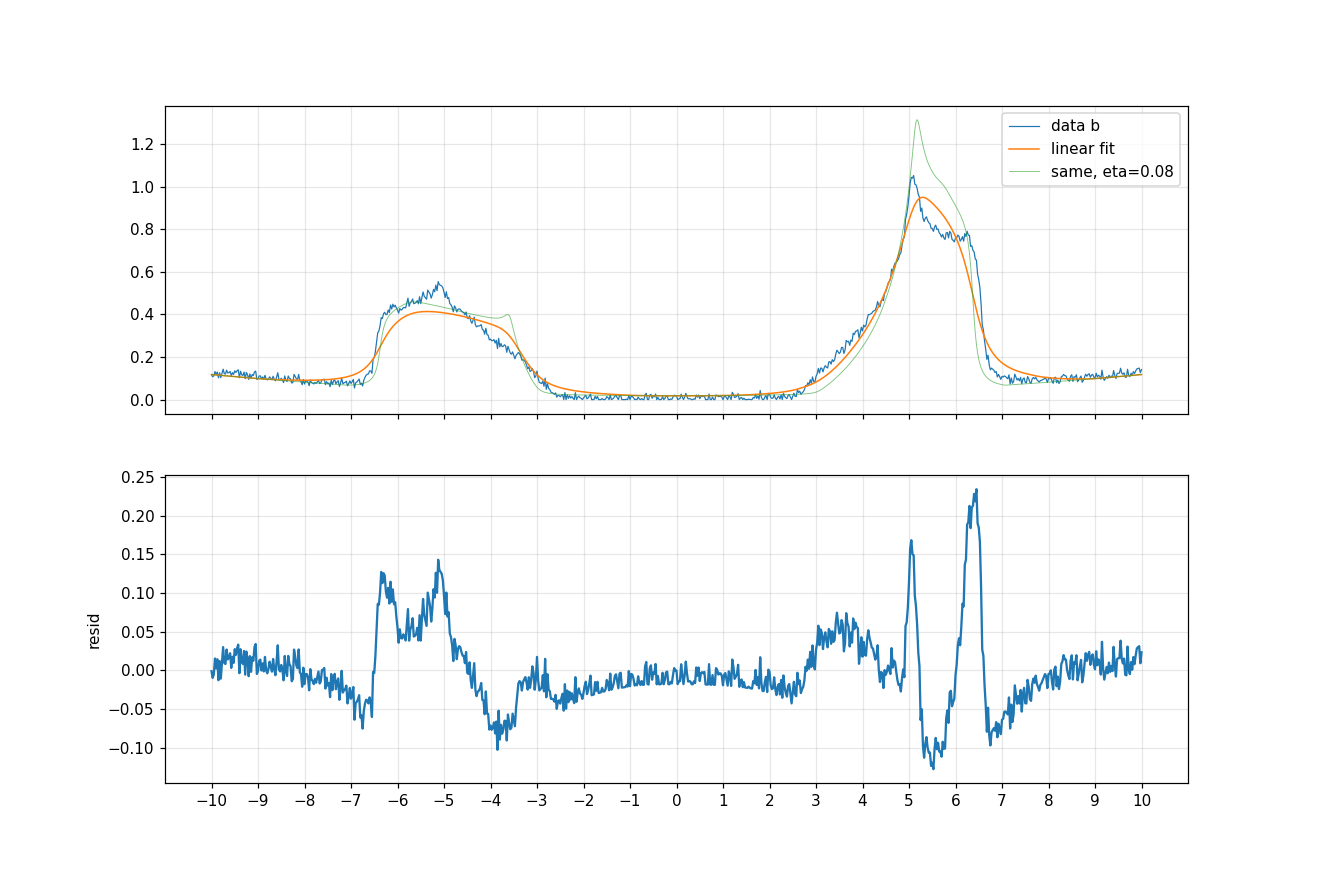

Source code (Python):
import json, numpy as np, pickle, matplotlib
matplotlib.use('Agg'); import matplotlib.pyplot as plt
with open('/app/measurements.json') as f: d = json.load(f)
sts = {s['panel']: s for s in d['measurements'][0]['spectra']}
V = np.array(sts['b']['bias']); y = np.array(sts['b']['dI_dV'])
# noise estimate from gap region
print("noise std in gap (|V|<2):", y[np.abs(V)<2].std(), " mean", y[np.abs(V)<2].mean())
for p in 'acd':
    Vp = np.array(sts[p]['bias']); yp = np.array(sts[p]['dI_dV'])
    m = (np.abs(Vp)<1.5) if p!='d' else (Vp<-6)
    print(f"noise std panel {p}: {yp[m].std():.4f}")
N = 600
kx = (np.arange(N)+0.5)/N*2*np.pi - np.pi
KX, KY = np.meshgrid(kx, kx, indexing='ij')
cx, cy = np.cos(KX), np.cos(KY)
EPS = (-2*(cx+cy) - 4*0.196*cx*cy).ravel()
egrid = np.arange(-14, 14, 0.01); de = egrid[1]-egrid[0]
bins = np.concatenate([egrid-de/2, [egrid[-1]+de/2]])
def hist(E, w):
    h,_ = np.histogram(E, bins=bins, weights=w); return h/de/E.size
def broaden(A, eta):
    x = np.arange(-int(8*eta/de+5), int(8*eta/de+5)+1)*de
    ker = (eta/np.pi)/(x**2+eta**2); ker/=ker.sum(); return np.convolve(A, ker, mode='same')
# best 'linear' model for b
mu, D, Dc, eta, scale, b, c0 = -0.7370, 4.3742, 2.7490, 0.3146, 6.1880, 0.0010, 0.0177
xi = EPS-mu; Ep = D + xi/2; Em = -D + xi/2; wp = 0.5*(1+xi/Dc); wm = 1-wp
wp = np.clip(wp,0,1); wm = 1-wp
mid = 0.5*(Ep.min()+Em.max())
A = hist(np.concatenate([Ep-mid,Em-mid]), np.concatenate([wp,wm]))
model = scale*np.interp(V, egrid, broaden(A, eta)) + b*V**2 + c0
fig, ax = plt.subplots(2,1, figsize=(12,8), sharex=True)
ax[0].plot(V, y, lw=0.8, label='data b'); ax[0].plot(V, model, lw=1, label='linear fit')
# also unbroadened scaled
ax[0].plot(V, scale*np.interp(V, egrid, broaden(A,0.08)) + b*V**2 + c0, lw=0.6, alpha=0.6, label='same, eta=0.08')
ax[0].legend(); ax[0].set_xticks(np.arange(-10,11,1)); ax[0].grid(alpha=0.3)
ax[1].plot(V, y-model); ax[1].set_ylabel('resid'); ax[1].grid(alpha=0.3)
plt.savefig('/app/analysis/inspect_b.png', dpi=110)
# Print the occupied weight fraction for the data (bg-subtracted) more carefully
bg = 0.0013*V**2 + 0.003
yy = y - bg
lo = (V>-7.2)&(V<-2.0); hi=(V>2.0)&(V<7.2)
Wl = np.trapz(yy[lo], V[lo]); Wh = np.trapz(yy[hi], V[hi])
print("panel b occupied fraction:", Wl/(Wl+Wh), Wl, Wh)
for p in 'ac':
    Vp = np.array(sts[p]['bias']); yp = np.array(sts[p]['dI_dV']) - (0.0013*Vp**2+0.003)
    lo = (Vp<-1.0)&(Vp>-9.0); hi=(Vp>1.0)&(Vp<9.0)
    Wl = np.trapz(yp[lo], Vp[lo]); Wh = np.trapz(yp[hi], Vp[hi]); print(f"panel {p} occupied fraction: {Wl/(Wl+Wh):.4f}")
